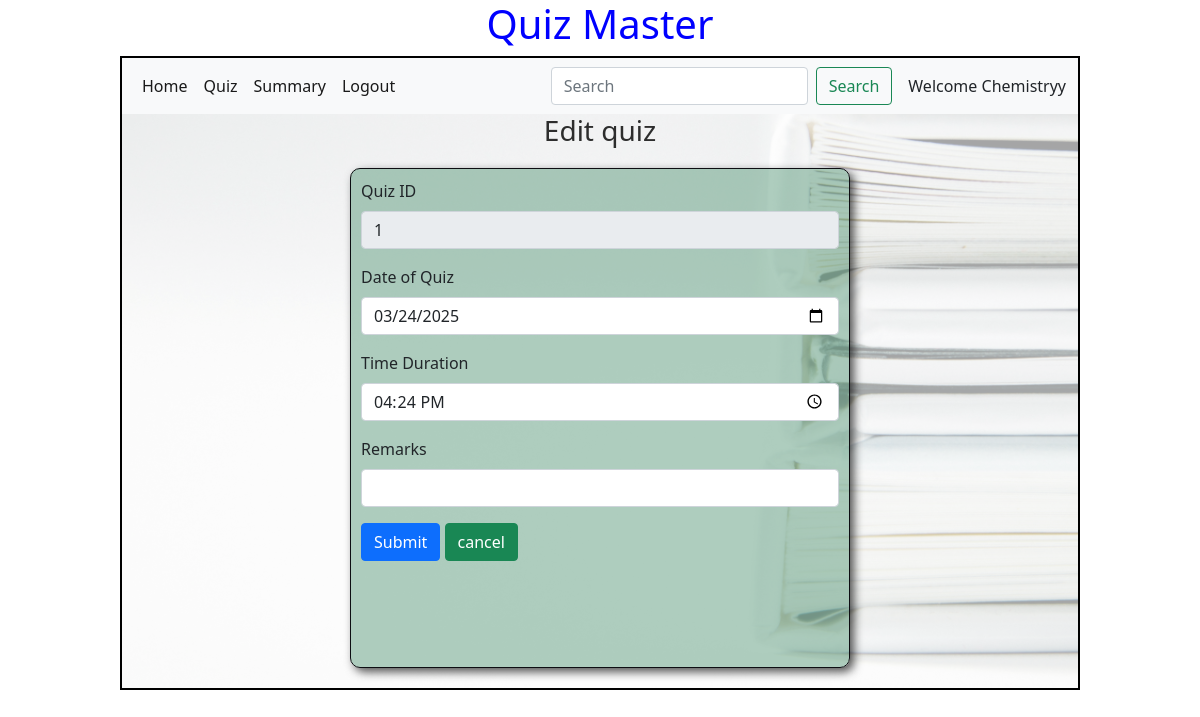
The page /edit_quiz/1/Chemistryy on the database as committed earlier.
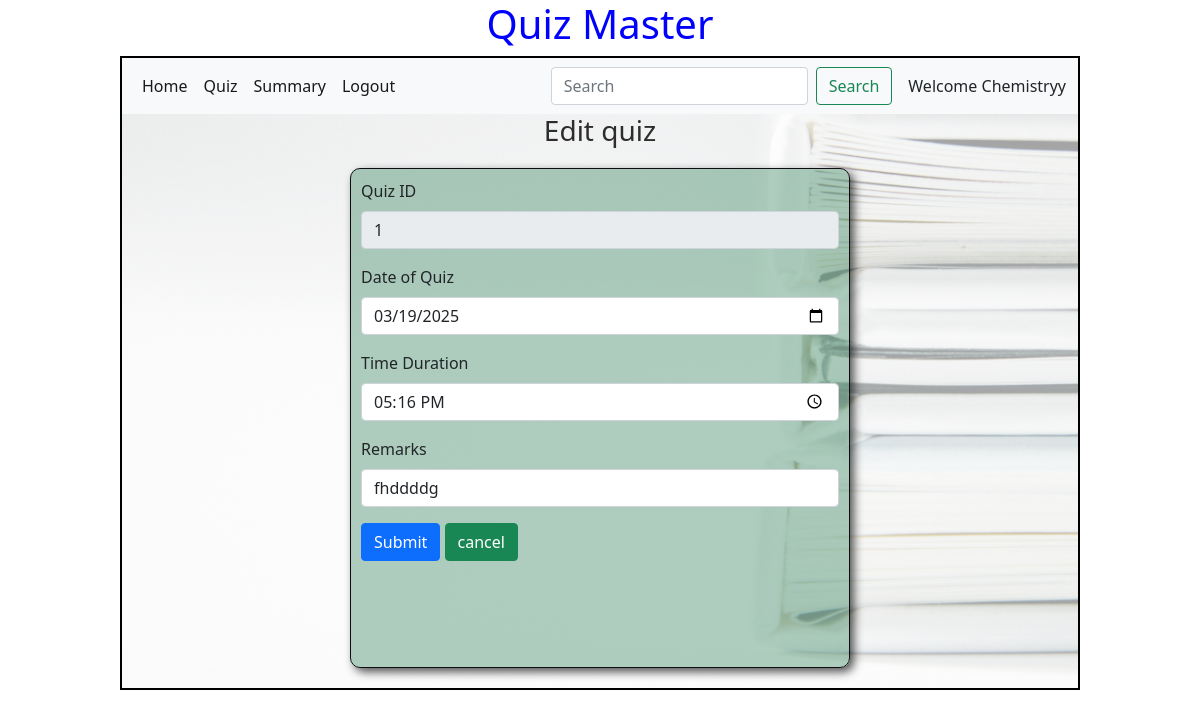
The same page on the database as committed later.
### models/models.py (models this page shows)
class Quiz(db.Model):
    id=db.Column(db.Integer,primary_key=True)
    Chapter_id = db.Column(db.Integer,db.ForeignKey("chapter.id"),nullable=False)
    date_of_quiz = db.Column(db.Date(),nullable=False)
    time_duration = db.Column(db.Time(),nullable =False)
    remarks=db.Column(db.String)
    scores= db.relationship("Score",cascade="all,delete",backref="quiz",lazy=True)
    questions = db.relationship("Question",cascade="all,delete",backref="quiz",lazy=True)

### controllers/controller.py (the view, shortened to what this page needs)
@app.route("/edit_quiz/<id>/<name>",methods=["GET","POST"])
def edit_quiz(id,name):
    today = datetime.today().date()
    quiz = get_quiz(id)
    return render_template("edit_quiz.html",quiz=quiz,name=name)

### controllers/controller.py (called while the page is built)
def  get_quiz(id):
    quiz = Quiz.query.filter_by(id=id).first()
    return quiz

### templates/edit_quiz.html (shortened to what this page needs)
<!DOCTYPE html>
<html lang="en">
<head>
    <link rel="stylesheet" href="/static/css/style.css">
    <link href="https://cdn.jsdelivr.net/npm/bootstrap@5.0.2/dist/css/bootstrap.min.css" rel="stylesheet">
</head>
<body>
    <div id="container">
        <h1 id="heading">Quiz Master</h1>
        <div id="panel">
            <nav class="navbar navbar-expand-lg navbar-light bg-light">
                <div class="container-fluid">
                  <div class="collapse navbar-collapse" id="navbarSupportedContent">
                    <ul class="navbar-nav me-auto mb-2 mb-lg-0">
                      <li class="nav-item">
                        <a class="nav-link active" aria-current="page" href="#">Home</a>
                      </li>
                      <li class="nav-item">
                        <a class="nav-link active" href="#">Quiz</a>
                      </li>
                      <li class="nav-item">
                        <a class="nav-link active" href="#">Summary</a>
                      </li>
                      <li class="nav-item">
                        <a class="nav-link active" href="/login">Logout</a>
                      </li>
                    </ul>
                    <form class="d-flex">
                      <input class="form-control me-2" type="search" placeholder="Search" aria-label="Search">
                      <button class="btn btn-outline-success" type="submit">Search</button>
                    </form>
                  </div>
                  <span class="ms-3">Welcome {{name}}</span>
                </div>
              </nav>
              <h3 id="center">Edit quiz</h3>
              <div id="input_form">
                <form action="/edit_quiz/{{quiz.id}}/{{name}}" method="POST">
                    <div class="mb-3">
                        <label for="quiz_id" class="form-label">Quiz ID</label>
                        <input type="number" class="form-control" id="quiz_id" name="quiz_id" value="{{quiz.id}}"  readonly>
                      </div>
                    <div class="mb-3">
                      <label for="date_of_quiz" class="form-label">Date of Quiz</label>
                      <input type="date" class="form-control" id="date_of_quiz" name="date_of_quiz" value="{{quiz.date_of_quiz}}">
                    </div>
                    <div class="mb-3">
                      <label for="time_duration" class="form-label">Time Duration</label>
                      <input type="time" class="form-control" id="time_duration" name="time_duration" value="{{quiz.time_duration}}">
                    </div>
                    <div class="mb-3">
                      <label for="remarks" class="form-label">Remarks</label>
                      <input type="text" class="form-control" id="remarks" name="remarks" value="{{quiz.remarks}}">
                    </div>
                    <div class="mb-3">
                        <button type="submit" class="btn btn-primary">Submit</button>
                        <a href="/quiz_dashboard/{{name}}" type="button" class="btn btn-success"> cancel</a>
                    </div>
                  </form>
            </div>
        </div>
    </div>
</body>
</html>

Rows that differ between the two databases and show on the page:
changed Quiz id 1: date_of_quiz "03/24/2025" → "03/19/2025"; time_duration "16:24:00" → "17:16:00"; remarks (not shown) → "fhddddg"
